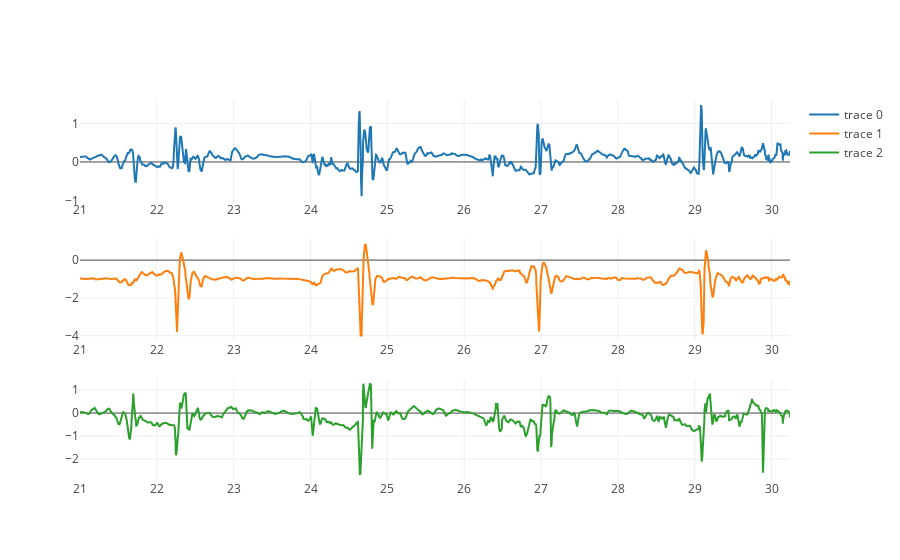

Here is the notebook cell this chart was saved with:
### Code cell
index1, index2 = (800, 2600)

trace0 = go.Scatter(x=signals[0][index1:index2], y=signals[1][index1:index2])
trace1 = go.Scatter(x=signals[0][index1:index2], y=signals[2][index1:index2])
trace2 = go.Scatter(x=signals[0][index1:index2], y=signals[3][index1:index2])

fig = tools.make_subplots(rows=3, cols=1)

fig.append_trace(trace0, 1, 1)
fig.append_trace(trace1, 2, 1)
fig.append_trace(trace2, 3, 1)

iplot(fig, filename='simple-subplot')

### Figure 1 — Plotly figure (JSON) as saved in the notebook; plotly's stock layout.template omitted (floating-point values rounded to 4 significant figures; data arrays with more than 128 entries replaced by an {"elided": "..."} marker saying what was removed)
{"data": [{"type": "scatter", "x": {"elided": "1800 float values"}, "xaxis": "x1", "y": {"elided": "1800 float values"}, "yaxis": "y1"}, {"type": "scatter", "x": {"elided": "1800 float values"}, "xaxis": "x2", "y": {"elided": "1800 float values"}, "yaxis": "y2"}, {"type": "scatter", "x": {"elided": "1800 float values"}, "xaxis": "x3", "y": {"elided": "1800 float values"}, "yaxis": "y3"}], "layout": {"xaxis1": {"anchor": "y1", "domain": [0, 1]}, "xaxis2": {"anchor": "y2", "domain": [0, 1]}, "xaxis3": {"anchor": "y3", "domain": [0, 1]}, "yaxis1": {"anchor": "x1", "domain": [0.7333, 1]}, "yaxis2": {"anchor": "x2", "domain": [0.3667, 0.6333]}, "yaxis3": {"anchor": "x3", "domain": [0, 0.2667]}}}
